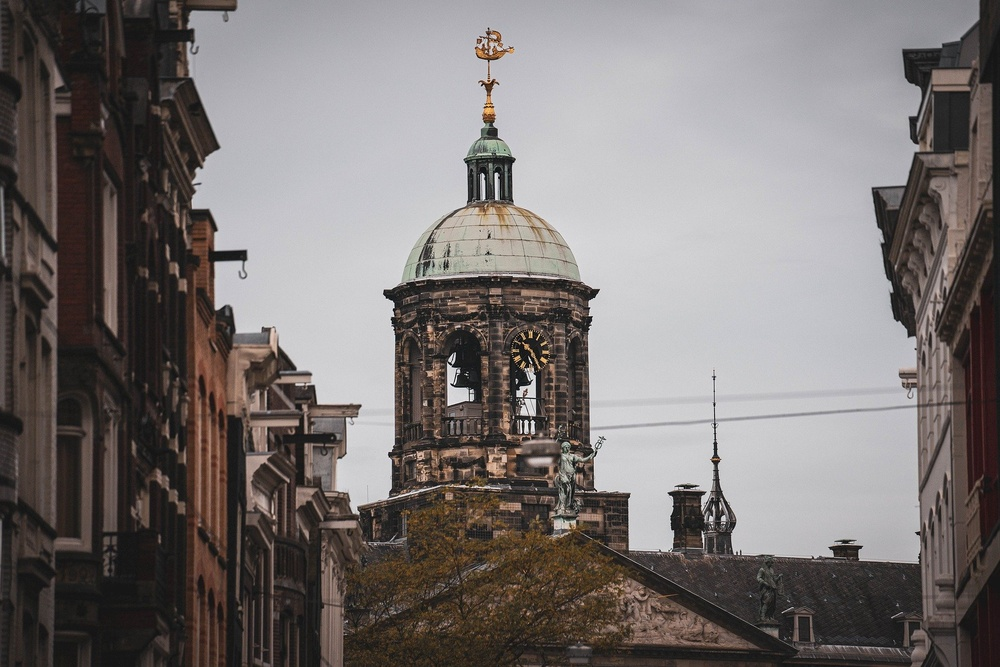
#> input picture chroma_images/architecture.jpg, 1000 x 667 px, shrunk from 1920 x 1280 before the run, found by its file name
$ jupyter execute 'Acromatic Aberration.ipynb'
#> lines starting #> are read from the running program, lines starting #| are printed output that depends on the picture
### Aplicação do efeito de aberração cromática linear

[cell 1]
# Importa as dependências
import matplotlib.pyplot as plt
from PIL import Image
import numpy as np

[cell 2]
# Extrai algumas informações da imagem, tipo o L C e P :)
image = np.array(Image.open("architecture.jpg"))[:, :, :3]
#> image is the input picture: shape (667, 1000, 3); mean R, G, B 120.8, 115.1, 113.8
l, c, p = image.shape
#> l = 667; c = 1000; p = 3

# Define os fatores
# de filtragem
fator_r = 30
fator_g = 38
fator_b = 45

# Aplica o efeito de defasagem dos
# pixels coloridos nas bordas da imagem
chromatic = np.zeros(shape=(l, c, p), dtype=np.uint8)
for i in range(l):
    for j in range(c):

        # Calcula a nova posição do pixel com
        # base na regra de defasagem na borda
        pos_x_r = int(np.floor((i - (l / 2)) / fator_r))
        pos_y_r = int(np.floor((j - (c / 2)) / fator_r))
        pos_x_g = int(np.floor((i - (l / 2)) / fator_g))
        pos_y_g = int(np.floor((j - (c / 2)) / fator_g))
        pos_x_b = int(np.floor((i - (l / 2)) / fator_b))
        pos_y_b = int(np.floor((j - (c / 2)) / fator_b))

        try:

            # Extrai valores de
            # luminosidade da imagem
            r = image[i, j, 0]
            g = image[i, j, 1]
            b = image[i, j, 2]

            # Calcula o novo valor do pixel da imagem
            # com base distância do centro e luminância
            chromatic[i - pos_x_r, j - pos_y_r, 0] = r
            chromatic[i - pos_x_g, j - pos_y_g, 1] = g
            chromatic[i - pos_x_b, j - pos_y_b, 2] = b

        except: pass

        # Aplica um filtro para eliminar valores
        # nos quais não foram dados valores
        if chromatic[i, j, 0] == 0: chromatic[i, j, 0] = (image[i, j, 0])
        if chromatic[i, j, 1] == 0: chromatic[i, j, 1] = (image[i, j, 1])
        if chromatic[i, j, 2] == 0: chromatic[i, j, 2] = (image[i, j, 2])
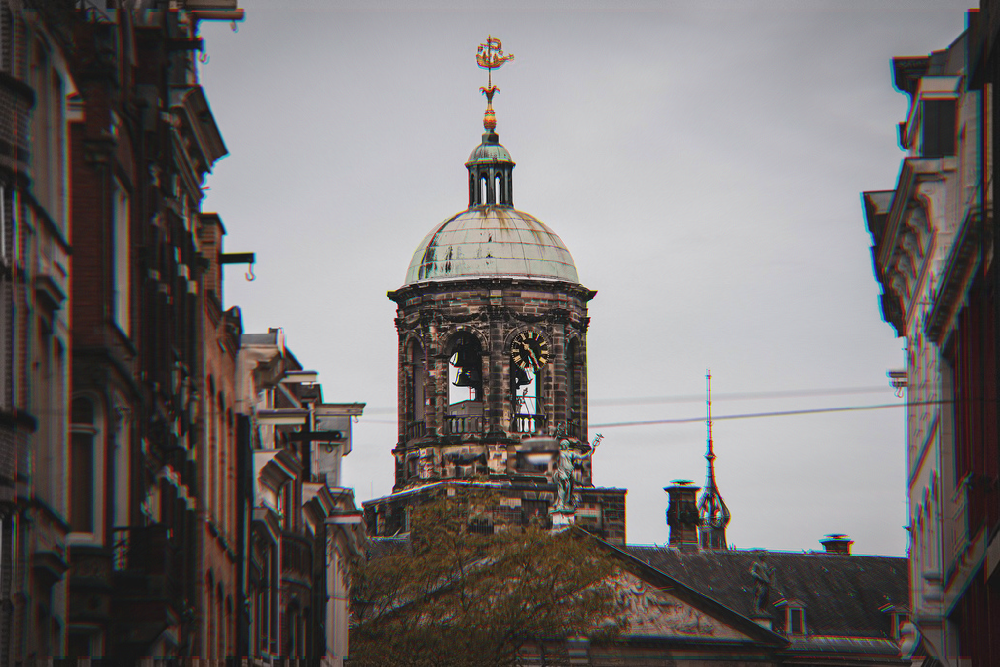
#> chromatic: shape (667, 1000, 3); mean R, G, B 117.5, 112.4, 111.6

[cell 3]
# Mostra os resultados
# da conversão
plt.figure(figsize=(25, 25))
plt.subplot(1, 2, 1)
plt.imshow(image)
plt.subplot(1, 2, 2)
plt.imshow(chromatic, cmap='gray')

# Salva a figura
# plt.savefig("chroma.png")
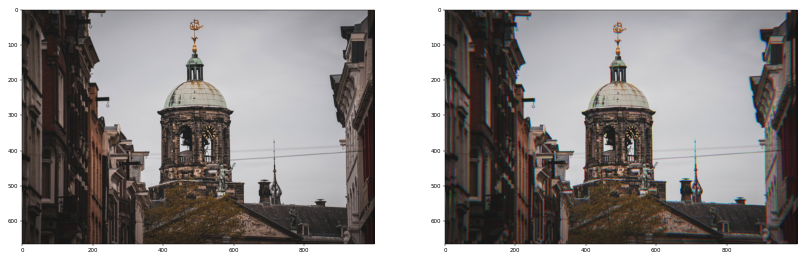
#> figure drawn by matplotlib, 2 panels
